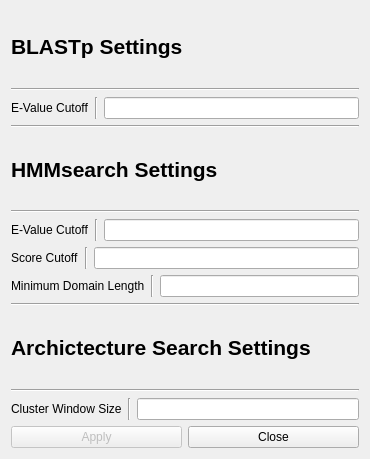
<?xml version="1.0" encoding="UTF-8"?>
<ui version="4.0">
 <class>parametersWin</class>
 <widget class="QWidget" name="parametersWin">
  <property name="geometry">
   <rect>
    <x>0</x>
    <y>0</y>
    <width>370</width>
    <height>459</height>
   </rect>
  </property>
  <property name="sizePolicy">
   <sizepolicy hsizetype="Expanding" vsizetype="Expanding">
    <horstretch>0</horstretch>
    <verstretch>0</verstretch>
   </sizepolicy>
  </property>
  <property name="windowTitle">
   <string>Search Parameters</string>
  </property>
  <layout class="QVBoxLayout" name="verticalLayout_3">
   <item>
    <layout class="QVBoxLayout" name="verticalLayout">
     <property name="sizeConstraint">
      <enum>QLayout::SetDefaultConstraint</enum>
     </property>
     <item>
      <layout class="QHBoxLayout" name="horizontalLayout">
       <item>
        <widget class="QLabel" name="label">
         <property name="font">
          <font>
           <pointsize>16</pointsize>
           <weight>75</weight>
           <bold>true</bold>
          </font>
         </property>
         <property name="text">
          <string>BLASTp Settings</string>
         </property>
         <property name="textInteractionFlags">
          <set>Qt::NoTextInteraction</set>
         </property>
        </widget>
       </item>
      </layout>
     </item>
     <item>
      <widget class="Line" name="line_5">
       <property name="orientation">
        <enum>Qt::Horizontal</enum>
       </property>
      </widget>
     </item>
     <item>
      <layout class="QVBoxLayout" name="verticalLayout_2">
       <item>
        <layout class="QHBoxLayout" name="horizontalLayout_2">
         <item>
          <widget class="QLabel" name="label_2">
           <property name="text">
            <string>E-Value Cutoff</string>
           </property>
           <property name="textInteractionFlags">
            <set>Qt::NoTextInteraction</set>
           </property>
          </widget>
         </item>
         <item>
          <widget class="Line" name="line_6">
           <property name="orientation">
            <enum>Qt::Vertical</enum>
           </property>
          </widget>
         </item>
         <item>
          <widget class="QLineEdit" name="blastEval">
           <property name="toolTip">
            <string>Maximum E-value for a BLASTp hit to be considered</string>
           </property>
           <property name="text">
            <string/>
           </property>
          </widget>
         </item>
        </layout>
       </item>
      </layout>
     </item>
     <item>
      <widget class="Line" name="line_4">
       <property name="orientation">
        <enum>Qt::Horizontal</enum>
       </property>
      </widget>
     </item>
     <item>
      <widget class="QLabel" name="label_3">
       <property name="sizePolicy">
        <sizepolicy hsizetype="MinimumExpanding" vsizetype="Preferred">
         <horstretch>0</horstretch>
         <verstretch>0</verstretch>
        </sizepolicy>
       </property>
       <property name="font">
        <font>
         <pointsize>16</pointsize>
         <weight>75</weight>
         <bold>true</bold>
        </font>
       </property>
       <property name="text">
        <string>HMMsearch Settings</string>
       </property>
      </widget>
     </item>
     <item>
      <widget class="Line" name="line_3">
       <property name="orientation">
        <enum>Qt::Horizontal</enum>
       </property>
      </widget>
     </item>
     <item>
      <layout class="QHBoxLayout" name="horizontalLayout_3">
       <item>
        <widget class="QLabel" name="label_4">
         <property name="text">
          <string>E-Value Cutoff</string>
         </property>
        </widget>
       </item>
       <item>
        <widget class="Line" name="line_10">
         <property name="orientation">
          <enum>Qt::Vertical</enum>
         </property>
        </widget>
       </item>
       <item>
        <widget class="QLineEdit" name="hmmEval">
         <property name="toolTip">
          <string>Maximum E-value for a HMMsearch hit to be considered</string>
         </property>
         <property name="text">
          <string/>
         </property>
        </widget>
       </item>
      </layout>
     </item>
     <item>
      <layout class="QHBoxLayout" name="horizontalLayout_4">
       <item>
        <widget class="QLabel" name="label_5">
         <property name="text">
          <string>Score Cutoff</string>
         </property>
        </widget>
       </item>
       <item>
        <widget class="Line" name="line_9">
         <property name="orientation">
          <enum>Qt::Vertical</enum>
         </property>
        </widget>
       </item>
       <item>
        <widget class="QLineEdit" name="hmmScore">
         <property name="sizePolicy">
          <sizepolicy hsizetype="MinimumExpanding" vsizetype="Fixed">
           <horstretch>0</horstretch>
           <verstretch>0</verstretch>
          </sizepolicy>
         </property>
         <property name="toolTip">
          <string>Minimum score for a HMMsearch hit to be considered</string>
         </property>
         <property name="text">
          <string/>
         </property>
        </widget>
       </item>
      </layout>
     </item>
     <item>
      <layout class="QHBoxLayout" name="horizontalLayout_5">
       <item>
        <widget class="QLabel" name="label_6">
         <property name="text">
          <string>Minimum Domain Length</string>
         </property>
        </widget>
       </item>
       <item>
        <widget class="Line" name="line_8">
         <property name="orientation">
          <enum>Qt::Vertical</enum>
         </property>
        </widget>
       </item>
       <item>
        <widget class="QLineEdit" name="hmmDomLen">
         <property name="toolTip">
          <string>Minimum length of HMM hit for it to be considered</string>
         </property>
         <property name="text">
          <string/>
         </property>
        </widget>
       </item>
      </layout>
     </item>
     <item>
      <widget class="Line" name="line_2">
       <property name="orientation">
        <enum>Qt::Horizontal</enum>
       </property>
      </widget>
     </item>
     <item>
      <widget class="QLabel" name="label_7">
       <property name="font">
        <font>
         <pointsize>16</pointsize>
         <weight>75</weight>
         <bold>true</bold>
        </font>
       </property>
       <property name="text">
        <string>Archictecture Search Settings</string>
       </property>
      </widget>
     </item>
     <item>
      <widget class="Line" name="line">
       <property name="orientation">
        <enum>Qt::Horizontal</enum>
       </property>
      </widget>
     </item>
     <item>
      <layout class="QHBoxLayout" name="horizontalLayout_6">
       <item>
        <widget class="QLabel" name="label_8">
         <property name="text">
          <string>Cluster Window Size</string>
         </property>
        </widget>
       </item>
       <item>
        <widget class="Line" name="line_7">
         <property name="orientation">
          <enum>Qt::Vertical</enum>
         </property>
        </widget>
       </item>
       <item>
        <widget class="QLineEdit" name="windowSize">
         <property name="acceptDrops">
          <bool>false</bool>
         </property>
         <property name="toolTip">
          <string>Defines maximum nucleotide distance between genes in cluster</string>
         </property>
         <property name="whatsThis">
          <string/>
         </property>
         <property name="text">
          <string/>
         </property>
        </widget>
       </item>
      </layout>
     </item>
     <item>
      <layout class="QHBoxLayout" name="horizontalLayout_8">
       <item>
        <widget class="QPushButton" name="applyBtn">
         <property name="enabled">
          <bool>false</bool>
         </property>
         <property name="text">
          <string>Apply</string>
         </property>
        </widget>
       </item>
       <item>
        <widget class="QPushButton" name="closeBtn">
         <property name="text">
          <string>Close</string>
         </property>
        </widget>
       </item>
      </layout>
     </item>
    </layout>
   </item>
  </layout>
 </widget>
 <resources/>
 <connections>
  <connection>
   <sender>closeBtn</sender>
   <signal>clicked()</signal>
   <receiver>parametersWin</receiver>
   <slot>close()</slot>
   <hints>
    <hint type="sourcelabel">
     <x>271</x>
     <y>429</y>
    </hint>
    <hint type="destinationlabel">
     <x>184</x>
     <y>229</y>
    </hint>
   </hints>
  </connection>
 </connections>
</ui>
